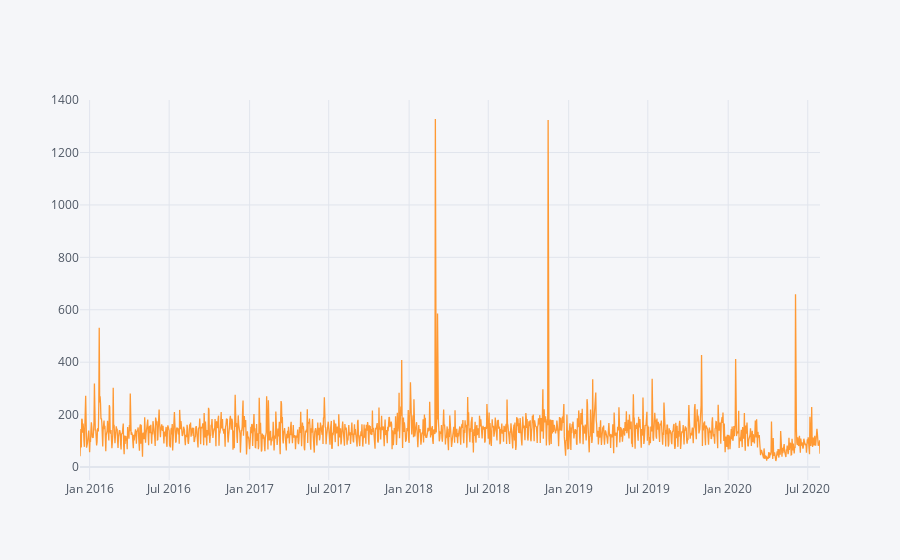

Notebook code for this chart:
### Markdown cell above
In line with the previous plot, we see spikes on the same dates as before, where weather conditions caused poor driving conditions and a rise in traffic incidents.

### Code cell
df[df['Reason']=='Traffic'].groupby('Date').count()['twp'].iplot()

### Figure 1 — Plotly figure (JSON) as saved in the notebook; plotly's stock layout.template omitted (floating-point values rounded to 4 significant figures; data arrays with more than 128 entries replaced by an {"elided": "..."} marker saying what was removed)
{"data": [{"line": {"color": "rgba(255, 153, 51, 1.0)", "dash": "solid", "shape": "linear", "width": 1.3}, "mode": "lines", "name": "twp", "text": "", "type": "scatter", "x": {"elided": "1694 str values"}, "y": {"elided": "1694 int values"}}], "layout": {"legend": {"bgcolor": "#F5F6F9", "font": {"color": "#4D5663"}}, "paper_bgcolor": "#F5F6F9", "plot_bgcolor": "#F5F6F9", "title": {"font": {"color": "#4D5663"}}, "xaxis": {"gridcolor": "#E1E5ED", "showgrid": true, "tickfont": {"color": "#4D5663"}, "title": {"font": {"color": "#4D5663"}, "text": ""}, "zerolinecolor": "#E1E5ED"}, "yaxis": {"gridcolor": "#E1E5ED", "showgrid": true, "tickfont": {"color": "#4D5663"}, "title": {"font": {"color": "#4D5663"}, "text": ""}, "zerolinecolor": "#E1E5ED"}}}
